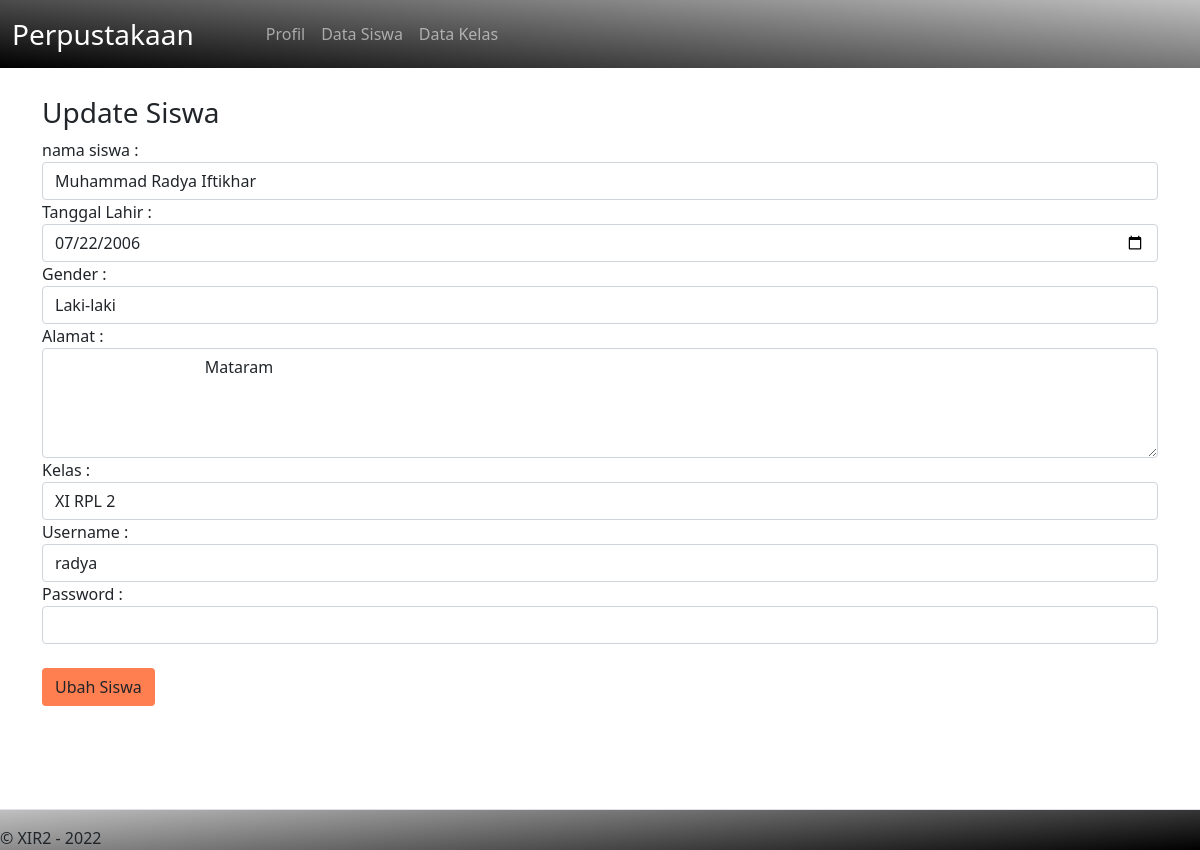
Page /update_siswa.php?id_siswa=5 (signed in) on the committed database.
### tables this page shows
CREATE TABLE `siswa` (
  `id_siswa` int(11) NOT NULL,
  `nama_siswa` varchar(100) NOT NULL,
  `tanggal_lahir` date NOT NULL,
  `gender` enum('L','P') NOT NULL,
  `alamat` text DEFAULT NULL,
  `username` varchar(255) NOT NULL,
  `password` varchar(255) NOT NULL,
  `id_kelas` int(11) NOT NULL
);

### update_siswa.php (the view, shortened to what this page needs)
<?php include'navbar.php'; ?>
  <?php
        include "koneksi.php";
        $qry_get_siswa=mysqli_query($conn,"select * from siswa where id_siswa = '".$_GET['id_siswa']."'");
        $data_siswa=mysqli_fetch_array($qry_get_siswa);
        ?>
        <h3>Update Siswa</h3>
        <form action="proses_update_siswa.php" method="post">
            nama siswa :
        <input type="text" name="nama_siswa" value="<?=$data_siswa['nama_siswa']?>" class="form-control">
            Tanggal Lahir :
        <input type="date" name="tanggal_lahir" value="<?=$data_siswa['tanggal_lahir']?>" class="form-control">
            Gender :
            <?php
            $arr_gender=array('L'=>'Laki-laki','P'=>'Perempuan');
            ?>
            <select name="gender" class="form-control">
                <?php foreach ($arr_gender as $key_gender => $val_gender):
                    if($key_gender==$data_siswa['gender']){
                        $selek="selected";
                    } else {
                        $selek="";
                    }
                ?>
        <option value="<?=$key_gender?>" <?=$selek?>><?=$val_gender?></option>
                <?php endforeach ?>
            </select>
            Alamat :
        <textarea name="alamat" class="form-control" rows="4">
            <?=$data_siswa['alamat']?>
        </textarea>
            Kelas :
            <select name="id_kelas" class="form-control">
                <?php
                include "koneksi.php";
                $qry_kelas=mysqli_query($conn,"select * from kelas");
                while($data_kelas=mysqli_fetch_array($qry_kelas)){
                    if($data_kelas['id_kelas']==$data_siswa['id_kelas']){
                        $selek="selected";
                    } else {
                        $selek="";
                    }
        echo '<option value="'.$data_kelas['id_kelas'].'" '.$selek.'>'.$data_kelas['nama_kelas'].'</option>';
                }
                ?>
            </select>
            Username :
        <input type="text" name="username" value="<?=$data_siswa['username']?>" class="form-control">
            Password :
        <input type="password" name="password" value="" class="form-control"><br>
        <input type="submit" name="simpan" value="Ubah Siswa" class="btn" style="background-color:Coral;"><br><br><br><br><br>
        </form>
         <?php include'footer.php'; ?>

### rows in the picture
siswa: nama_siswa "Muhammad Radya Iftikhar", tanggal_lahir "07/22/2006", alamat "Mataram", username "radya"

### other values in the picture
form field gender "Laki-laki"
form field id_kelas "XI RPL 2"
